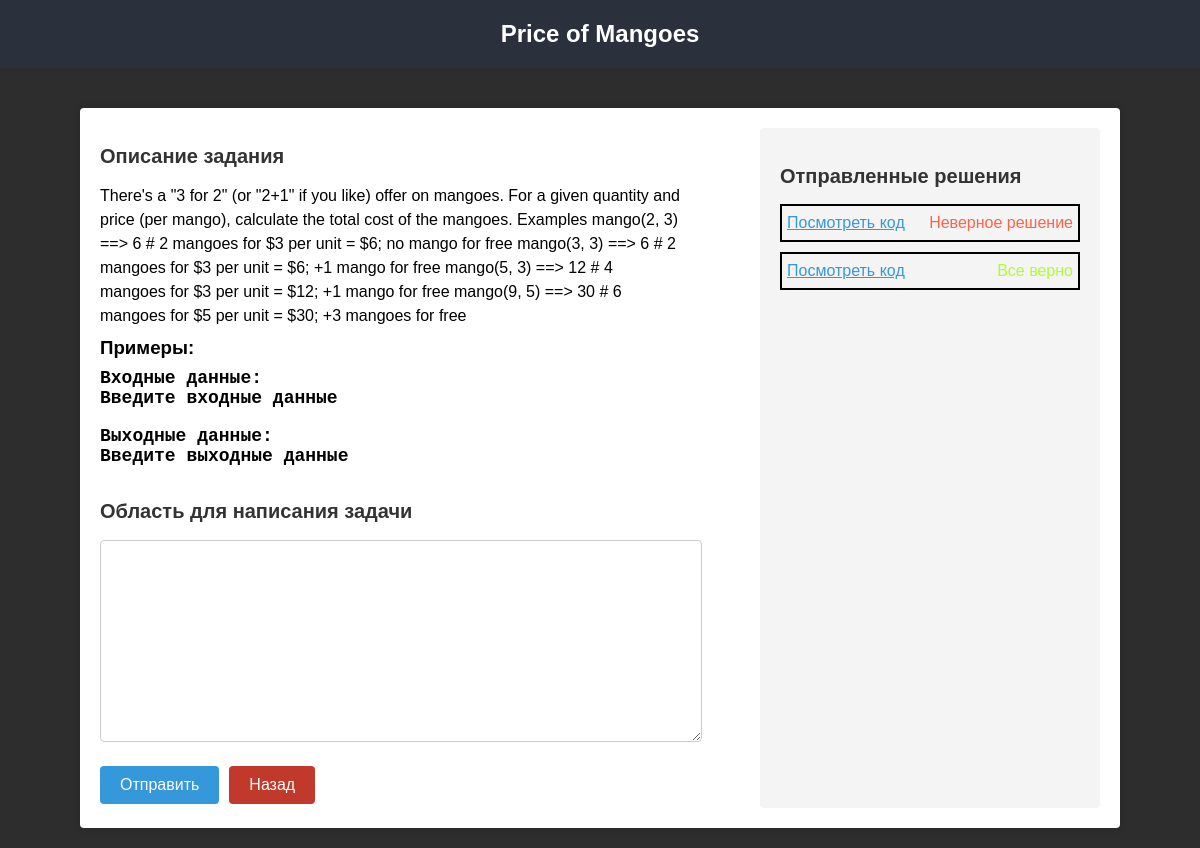
Page /solve/2 (signed in) on the committed database.
### tasks/models.py (models this page shows, shortened)
class Task(models.Model):
    title = models.CharField("Название", max_length=80, default=default_title)
    description = models.TextField("Описание", max_length=8000, default=default_description)
    difficulty = models.CharField("Сложность", choices=DIFFICULTY_CHOICES, default="1st Dan", max_length=10)
    created_at = models.DateField("Дата", auto_created=True)
    input_data = models.TextField("Входные данные", max_length=200, default="Введите входные данные" )
    output_data = models.TextField("Выходные данные", max_length=200, default="Введите выходные данные")

class Answer(models.Model):
    author = models.ForeignKey(User, on_delete=models.CASCADE)
    task = models.ForeignKey(Task, on_delete=models.CASCADE, null=True, blank=True)
    code = models.TextField("Код", max_length=3000, default=default_code)
    stat = models.CharField("Статус кода", choices=STATUS_CHOICES, default="Нет статуса", max_length=60)

### tasks/views.py (the view, shortened to what this page needs)
# urls.py: path("solve/<int:pk>", solve_view, name="solve"),
@login_required(login_url='login')  # Укажите свой URL-путь для главной страницы, если пользователь не аутентифицирован
def solve_view(request, pk):
    task = Task.objects.get(id=pk)
    user = request.user
    answer = Answer.objects.filter(author=user, task=task).order_by('-id')
    obj = {'task': task, 'answer': answer}
    return render(request, 'solve.html', obj)

### tasks/templates/solve.html (shortened to what this page needs)
<!DOCTYPE html>
<html lang="en">
<head>
</head>
<body>
    <header>
        <h1 class="title-task">{{ task.title }}</h1>
    </header>
    <main>
        <div class="left-column">
            <section class="main-description">
                <h2>Описание задания</h2>
                <p class="description">{{ task.description }}</p>
                <h3 class="example">Примеры:</h3>
                <pre class="input-data">
Входные данные:
{{ task.input_data }} </pre>
                <pre class="output-data">Выходные данные:
{{ task.output_data }} </pre>
            </section>
            <section>
            <form id="solveForm" method="post" action="{% url 'solve' pk=task.id %}">
                <section class="code">
                    <h2>Область для написания задачи</h2>
                    <textarea id="taskInput" name="code" rows="10" cols="50"></textarea>
                </section>
                <div class="submit-back">
                    <section>
                        <button type="submit" id="submitBtn">Отправить</button>
                    </form>
                    </section>
                        <a class="back" href="{% url 'main' %}">Назад</a>
                </div>
        <div class="right-column">
            <section>
                <h2>Отправленные решения</h2>
            </section>
            {% for i in answer %}
            <div class="answer">
                <p class="answer-button">
                    Посмотреть код
                </p>
                <p class="answer-status">
                    {{ i.stat }}
                </p>
            </div>
            {% endfor %}
        </div>
    </main>
    <link rel="stylesheet" href="https://cdnjs.cloudflare.com/ajax/libs/highlight.js/11.9.0/styles/default.min.css">
</body>
</html>

### tasks/templates/solve.html (style rules this page uses)
body { font-family: Arial, sans-serif; margin: 0; padding: 0; background-color: #2d2d2d; }
header { background-color: #2a313d; padding: 20px; text-align: center; margin-bottom: 40px; }
h1 { font-size: 24px; margin: 0; }
main { max-width: 1000px; margin: 20px auto; padding: 20px; background-color: #fff; border-radius: 4px; box-shadow: 0 0 10px rgba(0, 0, 0, 0.1); display: flex; }
.left-column { flex: 1; padding-right: 20px; }
.right-column { flex: 0 0 30%; background-color: #f4f4f4; padding: 20px; border-radius: 4px; }
h2 { color: #333; font-size: 20px; }
p { font-size: 16px; line-height: 1.5; }
.title-task { color: #fff; }
textarea { width: 100%; padding: 10px; border: 1px solid #ccc; border-radius: 4px; resize: vertical; font-size: 16px; }
button { padding: 10px 20px; background-color: #3498db; color: #fff; border: none; border-radius: 4px; cursor: pointer; margin-right: 10px; font-size: 16px; }
.left-column { margin-right: 60px; }
.code { margin-bottom: 20px; }
.right-column { overflow-y: scroll; height: 80vh; }
.description { color: black; }
.input-data { font-size: 18px; font-weight: 700; }
.output-data { font-size: 18px; font-weight: 700; }
.main-description { overflow-x: scroll; }
.answer { display: flex; justify-content: space-between; gap: 5px; color: #000; border: 2px solid #000; padding: 5px; margin-bottom: 10px; }
.answer > p { margin: 0; }
.answer-button { color: #3498DB; text-decoration: underline; cursor: pointer; }
.submit-back { display: flex; }
.back { padding: 10px 20px; background-color: #c0392b; color: #fff; border: none; border-radius: 4px; cursor: pointer; margin-right: 10px; font-size: 16px; text-decoration: none; }
.example { line-height: 10% !important; }

### rows in the picture
Task: title "Price of Mangoes", description "There's a \"3 for 2\" (or \"2+1\" if you like) offer on mangoes. For a given quantity and price (per mango), calculate the total cost of the mangoes. Examples mango(2, 3) ==> 6 # 2 mangoes for $3 per unit = $6; no mango for free mango(3, 3) ==> 6 # 2 mangoes for $3 per unit = $6; +1 mango for free mango(5, 3) ==> 12 # 4 mangoes for $3 per unit = $12; +1 mango for free mango(9, 5) ==> 30 # 6 mangoes for $5 per unit = $30; +3 mangoes for free", input_data "Введите входные данные", output_data "Введите выходные данные"
Answer: stat "Неверное решение"
Answer: stat "Все верно"
